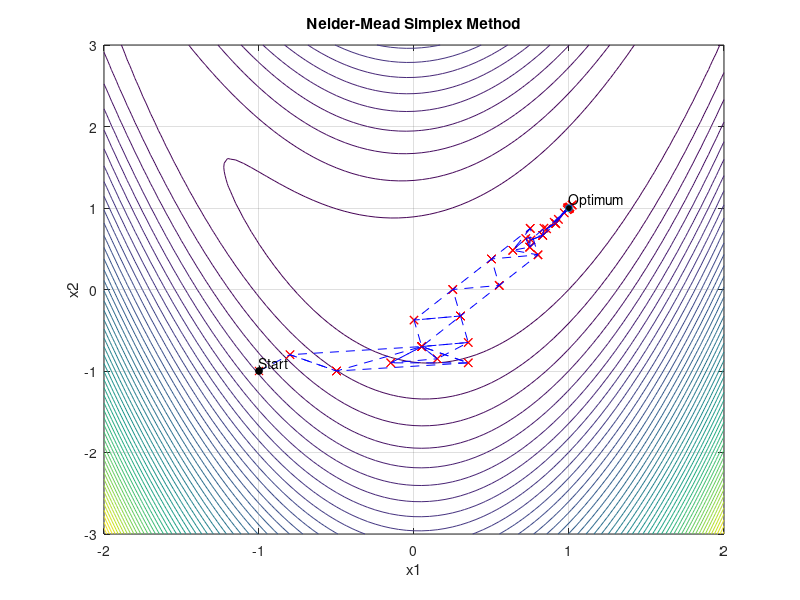

Write MATLAB code to recreate this figure.
clc; clear; close all;

% Objective function - Rosenbrock's function
rosenbrock_func = @(x) (1 - x(1))^2 + 5 * (x(2) - x(1)^2)^2;

% Init of simplex params
initial_simplex = [-1, -1; -0.8, -0.8; -0.5, -1];
n = size(initial_simplex, 2); % Number of dimensions (2)
max_iter = 100;
max_f_calls = 1000;
delta = 1e-6; % Tolerance for ending condition

simplex = initial_simplex;
f_values = arrayfun(@(i) rosenbrock_func(simplex(i,:)), 1:size(simplex, 1));
trajectory_track = simplex;
f_calls = numel(f_values);
iter = 0;

%% Nelder-Mead Simplex Method (reflection, expansion, contraction, shrinkage)
while iter < max_iter && f_calls < max_f_calls
    [f_values, idx] = sort(f_values);
    simplex = simplex(idx, :);
    
    % Convergency check
    if std(f_values) < delta
        break;
    end
    
    % Center of gravity
    centroid = mean(simplex(1:end-1, :), 1);
    worst = simplex(end, :);
    
    % Reflection
    xr = centroid + (centroid - worst);
    fr = rosenbrock_func(xr);
    f_calls = f_calls + 1;
    
    if fr < f_values(1)
        % Expansion
        xe = centroid + 2 * (xr - centroid);
        fe = rosenbrock_func(xe);
        f_calls = f_calls + 1;
        
        if fe < fr
            simplex(end, :) = xe;
            f_values(end) = fe;
        else
            simplex(end, :) = xr;
            f_values(end) = fr;
        end
        
    elseif fr < f_values(2)
        simplex(end, :) = xr;
        f_values(end) = fr;
    else
        % Contraction
        xc = centroid + 0.5 * (worst - centroid);
        fc = rosenbrock_func(xc);
        f_calls = f_calls + 1;
        
        if fc < f_values(end)
            simplex(end, :) = xc;
            f_values(end) = fc;
        else
            % Shrinkage of simplex
            simplex(2:end, :) = simplex(1, :) + 0.5 * (simplex(2:end, :) - simplex(1, :));
            f_values(2:end) = arrayfun(@(i) rosenbrock_func(simplex(i,:)), 2:size(simplex, 1));
        end
    end
    
    trajectory_track = cat(1, trajectory_track, simplex);
    iter = iter + 1;
end

optimum = simplex(1, :);

%% Plotting
[X1, X2] = meshgrid(-2:0.05:2, -3:0.05:3);
F = (1 - X1).^2 + 5 * (X2 - X1.^2).^2;
contour(X1, X2, F, 50);

hold on;
% Trajectory points
plot(trajectory_track(:,1), trajectory_track(:,2),'rx');
% Trajectory line
plot(trajectory_track(:,1), trajectory_track(:,2),'b--');
% Starting point
plot(trajectory_track(1,1), trajectory_track(1,2),'ko','MarkerSize',5,'MarkerFaceColor','k');
text(trajectory_track(1,1), trajectory_track(1,2) + 0.1, sprintf('Start'));
% Solution - Optimal point
plot(optimum(1), optimum(2),'o','MarkerSize',5,'MarkerFaceColor','k');
text(optimum(1), optimum(2) + 0.1,'Optimum');
xlabel('x1'); ylabel('x2');
title('Nelder-Mead Simplex Method');
grid on;

%% Printing
% Console output for number of iterations and func calls
disp(['Number of interations done: ', num2str(iter)]);
disp(['Number of function calls: ', num2str(f_calls)]);